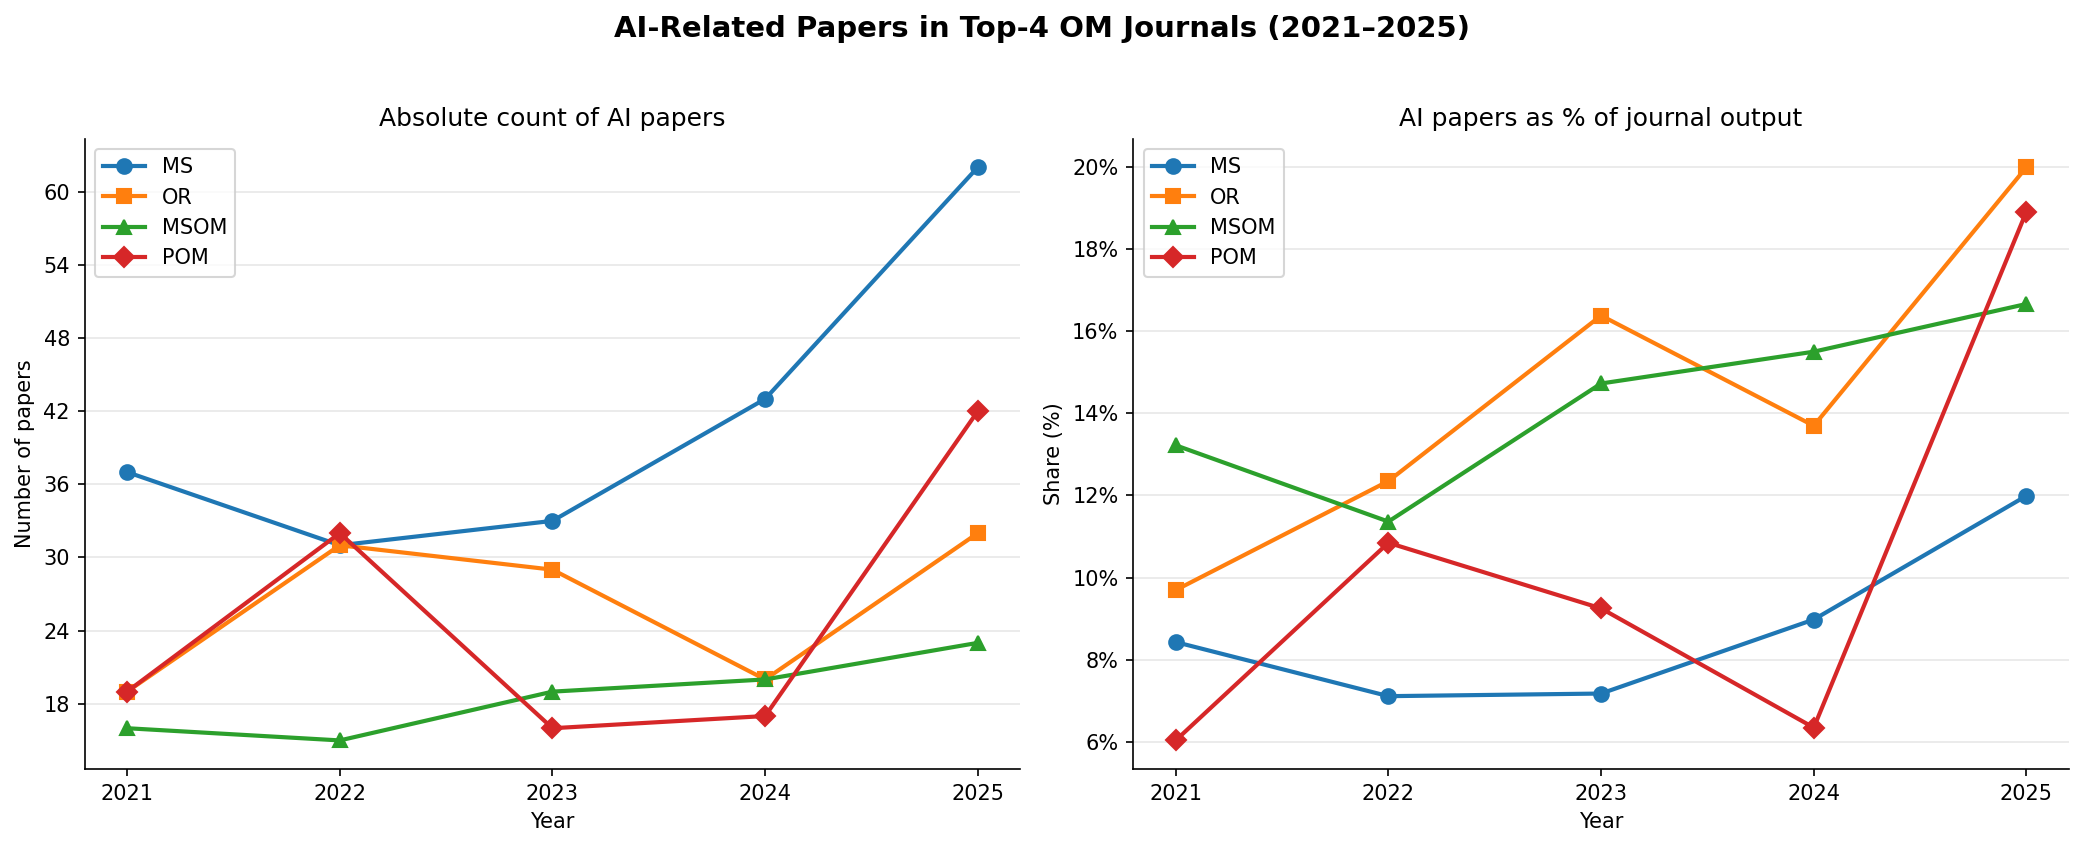

The Python source for this figure:
"""
AI-related paper trend by journal and year (2021–2025).
Outputs: ai_trend.png
"""

import json
import re
from collections import defaultdict

import matplotlib
matplotlib.use("Agg")
import matplotlib.pyplot as plt
import matplotlib.ticker as ticker
import numpy as np

# ── AI keyword matching ──────────────────────────────────────────────────────
AI_PATTERN = re.compile(
    r"\b("
    r"artificial intelligence|machine learning|deep learning|neural network|"
    r"large language model|LLM|GPT|ChatGPT|generative AI|"
    r"natural language processing|NLP|computer vision|"
    r"reinforcement learning|random forest|gradient boosting|XGBoost|"
    r"support vector machine|SVM|"
    r"algorithm(?:ic)? (?:decision|prediction|recommendation)|"
    r"predictive (?:model|analytics|algorithm)|"
    r"data.driven|AI.(?:assisted|augmented|enabled|powered)|"
    r"automation|robot(?:ic|ics)|"
    r"optimization algorithm|metaheuristic|"
    r"transformer model|BERT|text mining|"
    r"human.AI|algorithm aversion|algorithm appreciation"
    r")\b",
    re.IGNORECASE,
)

def is_ai(paper: dict) -> bool:
    text = f"{paper.get('title', '')} {paper.get('abstract', '')}"
    return bool(AI_PATTERN.search(text))

# ── Load & filter ────────────────────────────────────────────────────────────
papers = json.load(open("papers.json"))

JOURNALS = ["MS", "OR", "MSOM", "POM"]
YEARS    = list(range(2021, 2026))  # exclude 2026 (incomplete year)

# Count AI papers per journal per year
ai_counts   = defaultdict(lambda: defaultdict(int))
all_counts  = defaultdict(lambda: defaultdict(int))

for p in papers:
    yr = p["year"]
    jn = p["journal"]
    if yr not in YEARS or jn not in JOURNALS:
        continue
    all_counts[jn][yr] += 1
    if is_ai(p):
        ai_counts[jn][yr] += 1

# ── Print summary ────────────────────────────────────────────────────────────
print("AI paper counts (absolute):")
print(f"{'':6}", end="")
for yr in YEARS:
    print(f"{yr:>6}", end="")
print(f"  {'Total':>6}")
total_by_year = defaultdict(int)
for jn in JOURNALS:
    print(f"{jn:6}", end="")
    row_total = 0
    for yr in YEARS:
        n = ai_counts[jn][yr]
        row_total += n
        total_by_year[yr] += n
        print(f"{n:>6}", end="")
    print(f"  {row_total:>6}")
print(f"{'All':6}", end="")
for yr in YEARS:
    print(f"{total_by_year[yr]:>6}", end="")
print(f"  {sum(total_by_year.values()):>6}")

print("\nAI share (%):")
print(f"{'':6}", end="")
for yr in YEARS:
    print(f"{yr:>7}", end="")
print()
for jn in JOURNALS:
    print(f"{jn:6}", end="")
    for yr in YEARS:
        a = ai_counts[jn][yr]
        t = all_counts[jn][yr]
        pct = 100 * a / t if t else 0
        print(f"{pct:>6.1f}%", end="")
    print()

# ── Plot ─────────────────────────────────────────────────────────────────────
COLORS = {"MS": "#1f77b4", "OR": "#ff7f0e", "MSOM": "#2ca02c", "POM": "#d62728"}
MARKERS = {"MS": "o", "OR": "s", "MSOM": "^", "POM": "D"}

fig, axes = plt.subplots(1, 2, figsize=(14, 5.5))
fig.suptitle("AI-Related Papers in Top-4 OM Journals (2021–2025)",
             fontsize=14, fontweight="bold", y=1.02)

# Left: absolute counts
ax1 = axes[0]
for jn in JOURNALS:
    vals = [ai_counts[jn][yr] for yr in YEARS]
    ax1.plot(YEARS, vals, marker=MARKERS[jn], color=COLORS[jn],
             linewidth=2, markersize=7, label=jn)
ax1.set_title("Absolute count of AI papers", fontsize=12)
ax1.set_xlabel("Year")
ax1.set_ylabel("Number of papers")
ax1.set_xticks(YEARS)
ax1.yaxis.set_major_locator(ticker.MaxNLocator(integer=True))
ax1.legend(framealpha=0.8)
ax1.grid(axis="y", alpha=0.3)
ax1.spines[["top", "right"]].set_visible(False)

# Right: share (%)
ax2 = axes[1]
for jn in JOURNALS:
    vals = [100 * ai_counts[jn][yr] / all_counts[jn][yr]
            if all_counts[jn][yr] else 0
            for yr in YEARS]
    ax2.plot(YEARS, vals, marker=MARKERS[jn], color=COLORS[jn],
             linewidth=2, markersize=7, label=jn)
ax2.set_title("AI papers as % of journal output", fontsize=12)
ax2.set_xlabel("Year")
ax2.set_ylabel("Share (%)")
ax2.set_xticks(YEARS)
ax2.yaxis.set_major_formatter(ticker.PercentFormatter(decimals=0))
ax2.legend(framealpha=0.8)
ax2.grid(axis="y", alpha=0.3)
ax2.spines[["top", "right"]].set_visible(False)

plt.tight_layout()
plt.savefig("ai_trend.png", dpi=150, bbox_inches="tight")
print("\nSaved: ai_trend.png")
